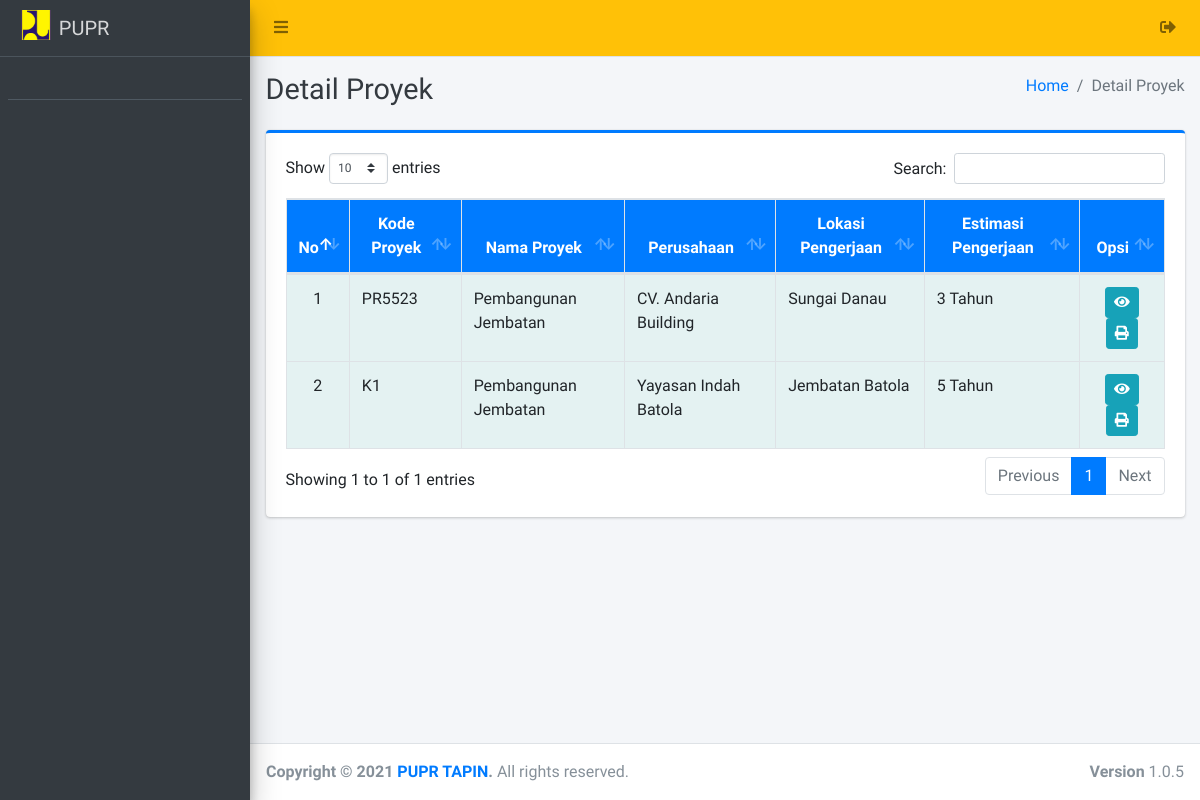
Before: /user/detailproyek/index.php with the older database file.
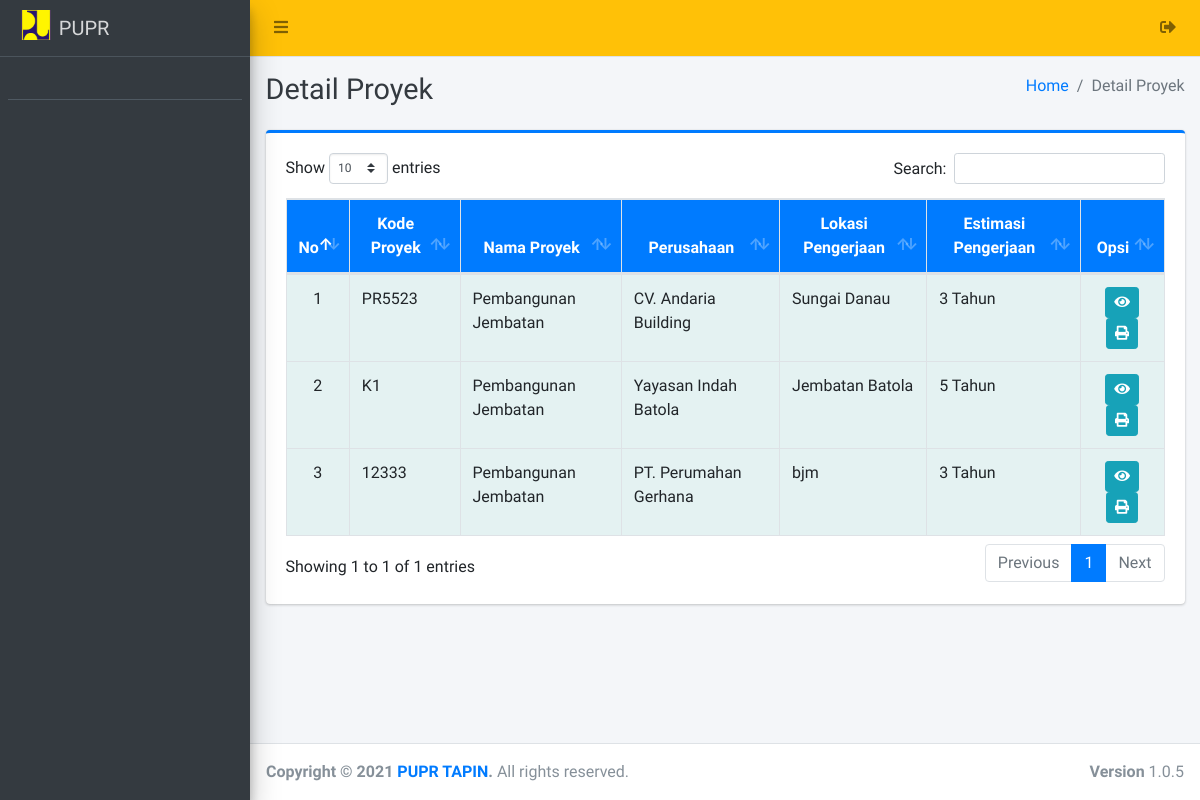
After: the same page with the newer database file.
### tables this page shows
CREATE TABLE `proyek` (
  `id_proyek` int(11) NOT NULL,
  `kode_proyek` varchar(77) NOT NULL,
  `nama_proyek` varchar(150) NOT NULL,
  `id_perusahaan` int(11) NOT NULL,
  `alamat_proyek` text NOT NULL,
  `estimasi` varchar(200) NOT NULL,
  `status_proyek` varchar(100) NOT NULL,
  `status_jalan` varchar(40) DEFAULT NULL,
  `ket_tunda` varchar(255) DEFAULT NULL,
  `tgl_mulai` date DEFAULT NULL,
  `tgl_selesai` date DEFAULT NULL,
  `id_am` int(11) DEFAULT NULL,
  `biaya_akhir` varchar(250) DEFAULT NULL,
  `progres` varchar(25) DEFAULT NULL,
  `tgl_progres` varchar(25) DEFAULT NULL
);

CREATE TABLE `perusahaan` (
  `id_perusahaan` int(11) NOT NULL,
  `nama_perusahaan` varchar(255) NOT NULL,
  `bidang_perusahaan` varchar(200) NOT NULL,
  `alamat_perusahaan` varchar(220) NOT NULL,
  `tahun_berdiri` date NOT NULL,
  `nama_pimpinan` varchar(120) NOT NULL,
  `no_telp` varchar(70) NOT NULL,
  `email` varchar(100) NOT NULL,
  `file` text NOT NULL
);

### user/detailproyek/index.php (the view, shortened to what this page needs)
<?php
require '../../config/koneksi.php';
?>
<!DOCTYPE html>
<html>
<?php
include '../../templates/head.php';
?>
<body class="hold-transition sidebar-mini layout-fixed">
    <div class="wrapper">
        <?php
        include '../../templates/navbar.php';
        ?>
        <?php
        include '../../templates/sidebar.php';
        ?>
        <div class="content-wrapper">
            <div class="content-header">
                <div class="container-fluid">
                    <div class="row mb-2">
                        <div class="col-sm-6">
                            <h1 class="m-0 text-dark">Detail Proyek</h1>
                        </div>
                        <div class="col-sm-6">
                            <ol class="breadcrumb float-sm-right">
                                <li class="breadcrumb-item"><a href="#">Home</a></li>
                                <li class="breadcrumb-item active">Detail Proyek</li>
                            </ol>
                        </div>
                    </div>
                </div>
            </div>
            <section class="content">
                <div class="container-fluid">
                    <div class="row">
                        <div class="col-12">
                            <div class="card card-primary card-outline">
                                <div class="card-body">
                                    <div class="table-responsive">
                                        <table id="example1" class="table table-bordered table-striped">
                                            <thead class="bg-blue">
                                                <tr align="center">
                                                    <th>No</th>
                                                    <th>Kode Proyek</th>
                                                    <th>Nama Proyek</th>
                                                    <th>Perusahaan</th>
                                                    <th>Lokasi Pengerjaan</th>
                                                    <th>Estimasi Pengerjaan</th>
                                                    <th>Opsi</th>
                                                </tr>
                                            </thead>
                                            <?php
                                            $no = 1;
                                            $data = $koneksi->query("SELECT * FROM proyek as p LEFT JOIN perusahaan as pr ON p.id_perusahaan = pr.id_perusahaan ORDER BY p.id_perusahaan DESC");
                                            while ($row = $data->fetch_array()) {
                                            ?>
                                                <tbody style="background-color: azure">
                                                    <tr>
                                                        <td align="center"><?= $no++ ?></td>
                                                        <td><?= $row['kode_proyek'] ?></td>
                                                        <td><?= $row['nama_proyek'] ?></td>
                                                        <td><?= $row['nama_perusahaan'] ?></td>
                                                        <td><?= $row['alamat_proyek'] ?></td>
                                                        <td><?= $row['estimasi'] ?></td>
                                                        <td align="center">
                                                            <a href="detail?id=<?= $row['id_proyek'] ?>" class="btn btn-info btn-sm" title="Detail"><i class="fa fa-eye"></i></a>
                                                            <a href="printdetail?id=<?= $row['id_proyek'] ?>" class="btn btn-info btn-sm" target="blank" title="Print"><i class="fa fa-print"></i></a>
                                                        </td>
                                                    </tr>
                                                </tbody>
                                            <?php } ?>
                                        </table>
                                    </div>
                                </div>
                            </div>
                        </div>
                    </div>
                </div>
            </section>
        </div>
        <?php include_once "../../templates/footer.php"; ?>
    </div>
</body>
</html>

Changed rows visible on the page:
added proyek: kode_proyek "12333", nama_proyek "Pembangunan Jembatan", id_perusahaan.nama_perusahaan "PT. Perumahan Gerhana", alamat_proyek "bjm", estimasi "3 Tahun"
